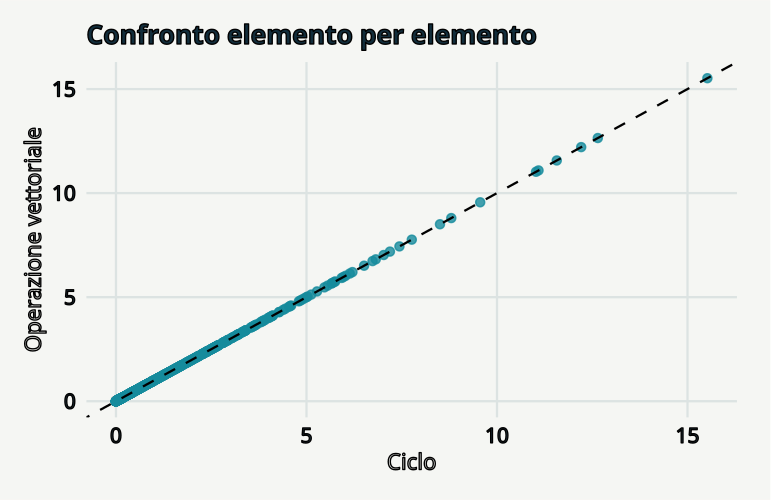

The script that saved this image:
# GeoStat Lab — funzioni comuni. R >= 4.3; ggplot2 >= 3.4; jsonlite.
suppressPackageStartupMessages(library(ggplot2))
col_geo <- c('#168B9C','#BC5B35','#7054A4','#A17B19','#227864','#64748B')
theme_set(theme_minimal(base_size=17, base_family='sans') + theme(
  plot.background=element_rect(fill='#F5F6F3',colour=NA),
  panel.background=element_rect(fill='#F5F6F3',colour=NA),
  panel.grid.minor=element_blank(),panel.grid.major=element_line(colour='#DCE3E2'),
  plot.title=element_text(size=19,face='bold',colour='#122D3B'),
  plot.subtitle=element_text(size=13,colour='#405560',margin=margin(b=12)),
  axis.text=element_text(size=15,colour='#273E4A'),axis.title=element_text(size=16),
  legend.position='bottom',legend.title=element_blank(),legend.text=element_text(size=14),
  strip.text=element_text(size=15,face='bold'),plot.margin=margin(18,24,18,18)))
metric <- function(...) data.frame(grandezza=names(c(...)),valore=as.character(c(...)),check.names=FALSE)
f <- function(x,d=3) {out<-formatC(x,digits=d,format='fg');out[!is.finite(x)]<-'Non definito';out}
line_plot <- function(d,x='x',y='y',title='',xl=x,yl=y,group=NULL) {
 p<-ggplot(d,aes(x=.data[[x]],y=.data[[y]]))
 if(is.null(group)) p<-p+geom_line(colour=col_geo[1],linewidth=1.05) else p<-p+aes(colour=.data[[group]],group=.data[[group]])+geom_line(linewidth=1)+scale_colour_manual(values=col_geo)
 p+labs(title=title,x=xl,y=yl)
}
point_plot <- function(d,x='x',y='y',title='',xl=x,yl=y,group=NULL) {
 p<-ggplot(d,aes(x=.data[[x]],y=.data[[y]]))
 if(is.null(group))p<-p+geom_point(colour=col_geo[1],size=2.5,alpha=.8) else p<-p+aes(colour=.data[[group]])+geom_point(size=2.7,alpha=.85)+scale_colour_manual(values=col_geo)
 p+labs(title=title,x=xl,y=yl)
}
hist_plot<-function(x,title='',xl='Valore',bins=20)ggplot(data.frame(x=x),aes(x))+geom_histogram(bins=bins,fill=col_geo[1],colour='#F5F6F3')+labs(title=title,x=xl,y='Frequenza')
bar_plot<-function(d,x='gruppo',y='valore',title='',yl='Valore')ggplot(d,aes(x=.data[[x]],y=.data[[y]],fill=.data[[x]]))+geom_col(width=.65)+scale_fill_manual(values=rep(col_geo,length.out=length(unique(d[[x]])) ))+guides(fill='none')+labs(title=title,x=NULL,y=yl)
map_plot<-function(d,z='z',title='',xl='Est [km]',yl='Nord [km]')ggplot(d,aes(x,y,fill=.data[[z]]))+geom_raster()+coord_equal()+scale_fill_gradientn(colours=c('#153F56','#298C9C','#B8CDB2','#F1D889','#AD542F'))+labs(title=title,x=xl,y=yl)
acf_data<-function(x,lag=20){a<-acf(x,lag.max=min(lag,length(x)-1),plot=FALSE);data.frame(x=as.vector(a$lag)[-1],y=as.vector(a$acf)[-1])}
# AR(1), distribuzione marginale stazionaria N(0, 1).
ar_series<-function(n,rho){x<-numeric(n);x[1]<-rnorm(1);for(i in 2:n)x[i]<-rho*x[i-1]+sqrt(1-rho^2)*rnorm(1);x}
# Distanze euclidee in unità metriche già dichiarate; nessuna conversione implicita di CRS.
dist_cross<-function(a,b)sqrt(outer(a[,1],b[,1],'-')^2+outer(a[,2],b[,2],'-')^2)
# Predittore IDW: i punti coincidenti ricevono esattamente il valore osservato.
idw<-function(xy,z,new,power=2){dd<-dist_cross(new,xy);apply(dd,1,function(d)if(any(d<1e-10))mean(z[d<1e-10])else weighted.mean(z,d^(-power)))}
# CART didattico binario: divisioni assiali che minimizzano l'impurità di Gini.
cart_fit<-function(x,y,depth=2,minleaf=4){
 node<-list(p=mean(y),n=length(y));if(depth<1||length(unique(y))<2||length(y)<2*minleaf)return(node)
 best<-Inf
 for(j in seq_len(ncol(x))){v<-sort(unique(x[,j])); if(length(v)<2)next
  for(cut in (head(v,-1)+tail(v,-1))/2){left<-x[,j]<=cut;nl<-sum(left);nr<-sum(!left);if(min(nl,nr)<minleaf)next
   score<-nl*mean(y[left])*(1-mean(y[left]))+nr*mean(y[!left])*(1-mean(y[!left]))
   if(score<best){best<-score;node$j<-j;node$cut<-cut;split<-left}
  }
 }
 if(is.finite(best)){node$left<-cart_fit(x[split,,drop=FALSE],y[split],depth-1,minleaf);node$right<-cart_fit(x[!split,,drop=FALSE],y[!split],depth-1,minleaf)};node
}
cart_predict<-function(tree,x)apply(x,1,function(row){t<-tree;while(!is.null(t$j))t<-if(row[t$j]<=t$cut)t$left else t$right;t$p})

p <- list(n = 1000, seed = 17)
set.seed(p$seed)
x <- rnorm(p$n)

loop <- numeric(p$n)

for (i in seq_along(x)) loop[i] <- x[i]^2

vector <- x^2

data <- data.frame(x = loop, y = vector)

plots <- list(point_plot(data, title = "Confronto elemento per elemento", xl = "Ciclo", yl = "Operazione vettoriale") + 
    geom_abline(slope = 1, intercept = 0, linetype = 2))

metrics <- metric(`Scarto massimo` = max(abs(loop - vector)), `Elementi verificati` = length(x))
print(metrics,row.names=FALSE)
ggplot2::ggsave('t00-prestazioni-B.svg',plots[[1]],device=svglite::svglite,width=7.7,height=5.0,bg='#F8F6F1')
